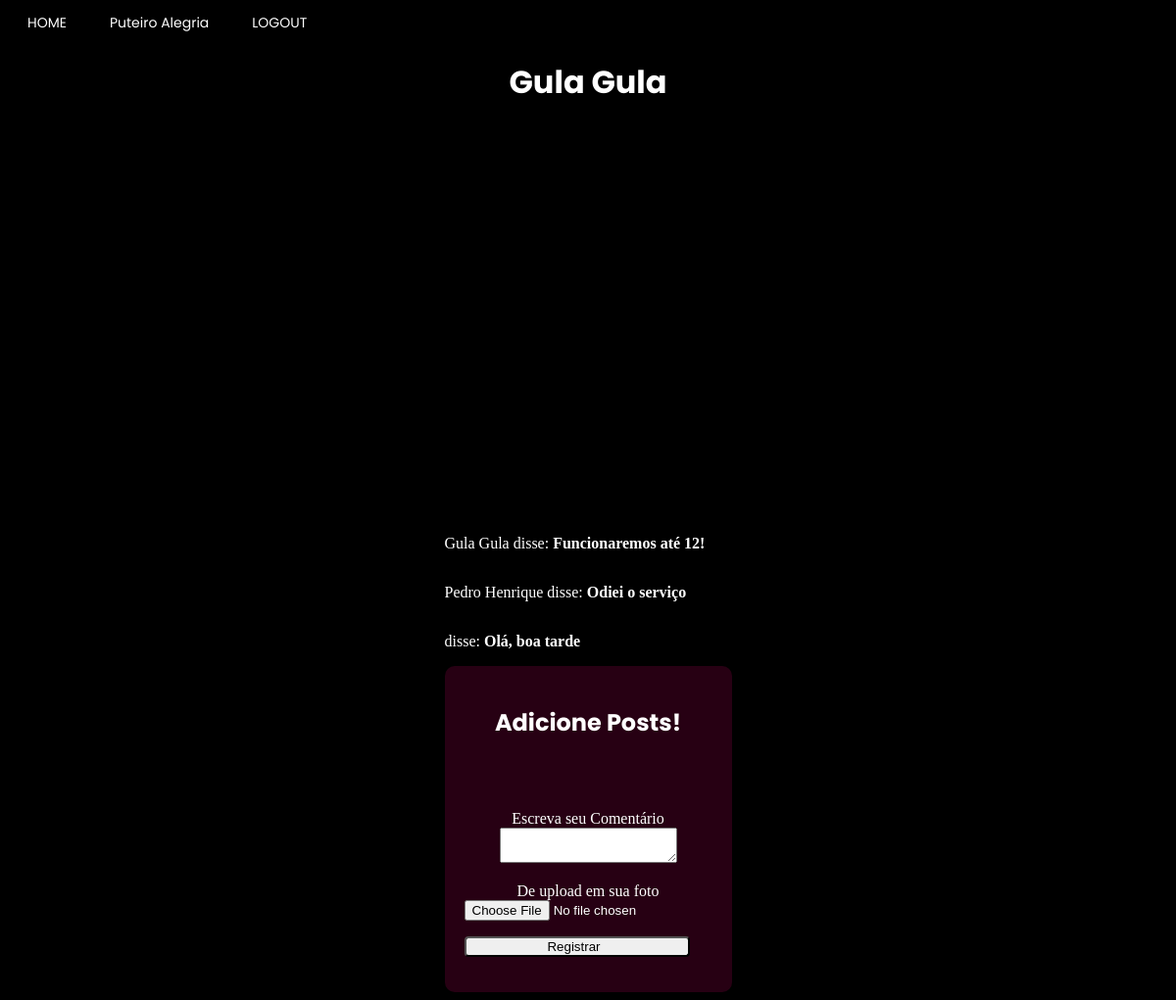
Page /enterprise_page/Gula Gula (signed in) on the committed database.
### app/model.py (models this page shows, shortened)
class empresa(UserMixin, db.Model):
    __tablename__ = "empresa"
    id = db.Column(db.Integer,primary_key=True)
    enterprise_name = db.Column(db.String(64), index=True, unique=True)
    email = db.Column(db.String(120), index=True, unique=True)
    password_hash = db.Column(db.String(120))
    city = db.Column(db.String(120))
    latitude = db.Column(db.Float)
    longitude = db.Column(db.Float)
    district = db.Column(db.String(50))
    street = db.Column(db.String(120))
    posts = db.relationship("Post", backref="enterprise")

class Post(db.Model):
    id = db.Column(db.Integer, primary_key=True)
    body = db.Column(db.String(140))
    image = db.Column(db.String(200))
    timestamp = db.Column(db.Integer, index=True)
    empresa_id = db.Column(db.Integer, db.ForeignKey('empresa.id'))
    author_id = db.Column(db.Integer())

class usuario(UserMixin, db.Model):
    __tablename__ = "usuario"
    id = db.Column(db.Integer, primary_key=True)
    username = db.Column(db.String(64), index=True, unique=True)
    email = db.Column(db.String(120), index=True, unique=True)
    password_hash = db.Column(db.String(120))
    city = db.Column(db.String(120))
    district = db.Column(db.String(50))
    age = db.Column(db.Integer)

### app/routes.py (the view, shortened to what this page needs)
@app.route("/enterprise_page/<name>", methods=["POST", "GET"])
@login_required
def enterprise_page_specific(name):
    form = Comments()
    enterpriseS= empresa.query.filter_by(enterprise_name=name).first()
    return render_template('enterprise_page.html', title=name, css_file="enterprise_page.css",user=current_user, usuario=usuario, enterprise=empresa, posts=Post.query.filter_by(empresa_id=enterpriseS.id), form=form)

### app/forms.py
class Comments(FlaskForm):
    files = FileField("De upload em sua foto")
    text = TextAreaField("Escreva seu Comentário", validators=[DataRequired("Escreva seu comentário!")])
    submit = SubmitField("Registrar")

### app/model.py (called while the page is built)
@login.user_loader
def load_user(id):
    if usuario.query.get(int(id)):
        load = usuario.query.get(int(id))
    else:
        load = empresa.query.get(int(id))
    return load

### app/templates/enterprise_page.html (shortened to what this page needs)
{% extends "base.html" %}
{% block content %}
<h1>{{title}}</h1>
<div id="map"></div>
<div class="alignment">
{% for post in posts%}
{% if usuario.query.filter_by(id = post.author_id).first().username %}
<div><p>{{ usuario.query.filter_by(id = post.author_id).first().username }} disse: <b>{{ post.body }}</b></p></div>
{% else %}
<div><p>{{ enterprise.query.filter_by(id = post.author_id).first().enterprise_name }} disse: <b>{{ post.body }}</b></p></div>
{% endif %}
{% endfor %}
<section class="container">
  {% if current_user.username %}
  <h1>Envie-nos seu feedback</h1><br><br>
  {% else %}
  <h1>Adicione Posts!</h1><br><br>
  {% endif %}
      <form action="{{url_for('enterprise_page_specific', name = title)}}", method='post', novalidate>
          <div class="inputs">
            <p>
                {{ form.text.label }}<br>
                {{ form.text(size=32) }}<br>
            </p>
            <p>
                {{ form.files.label }}<br>
                {{ form.files(size=32) }}<br>
            </p>
        </div>
        <p>{{ form.submit() }}</p>
      </form>
    </section>
</div>
{% endblock %}

### app/templates/base.html (shortened to what this page needs)
<!DOCTYPE html>
<html>
    <head>
        {% if css_file%}
            <link rel="stylesheet" type="text/css" href="{{ url_for('static', filename=css_file) }}">
        {% else %}
            <link rel="stylesheet" type="text/css" href="{{ url_for('static', filename='user_page.css') }}">
        {% endif %}
    </head>
    <body>
        <header class="menu">
            <a href="{{ url_for('main_page') }}" class="button">HOME</a>
            {% if user.is_authenticated %}
            {% if user.username %}
            <a href="{{ url_for('user_page')}}"class="button">{{user.username}}</a>
            {% else %}
            <a href="{{ url_for('enterprise_page_specific', name=user.enterprise_name)}}"class="button">{{user.enterprise_name}}</a>
            {% endif%}
            <a href="{{ url_for('logout') }}" class="button">LOGOUT</a>
            {% else %}
            <a href="{{ url_for('enterprise_register_page') }}" class="button">SEJA UM ANUNCIANTE</a>
            <a href="{{ url_for('user_register_page') }}" class="button">REGISTRO</a>
            <a href="{{ url_for('login_page') }}" class="button">LOGIN</a>
            {% endif %}
        </header>
        {% block content %}{% endblock %}
    </body>
</html>

### app/static/enterprise_page.css (style rules this page uses)
body { background: black; background-image: url("https://www.pixel4k.com/wp-content/uploads/2021/05/abstract-waving-4k_1620165379-1536x960.jpg"); background-repeat: no-repeat; background-size: cover; }
p { color:white; }
h1 { color:white; font-family:Poppins; display:grid; align-items: center; justify-content: center; }
#map { height: 400px; width: 70%; border-radius: 8px; margin: auto; }
.alignment { display: grid; align-items: center; justify-content: center; }
section.container { background-color: rgba(87, 02, 43, 0.45); border-radius: 10px; align-items: center; justify-content: center; padding: 20px; }
.inputs input { outline: none; }
.inputs { margin: auto; text-align: center; }
.inputs input::placeholder { color: rgba(13, 0, 26, 0.8); }
form input[type=submit] { border-radius: 4px; padding-left: 0px; width: 230px; transition: all 0.3s ease; }

### app/static/base.css (style rules this page uses)
header.menu { align-items: left; justify-content: start; }
a.button { border: none; color: white; padding: 5px 20px; text-align: right; text-decoration: none; display: inline-block; font-size: 14px; z-index: 99; right: 30px; font-family:'Poppins'; }

### rows in the picture
empresa: enterprise_name "Puteiro Alegria"
empresa: enterprise_name "Gula Gula", query.filter_by "Gula Gula"
Post: body "Funcionaremos até 12!"
Post: body "Odiei o serviço"
usuario: query.filter_by "Pedro Henrique"
Post: body "Olá, boa tarde"
